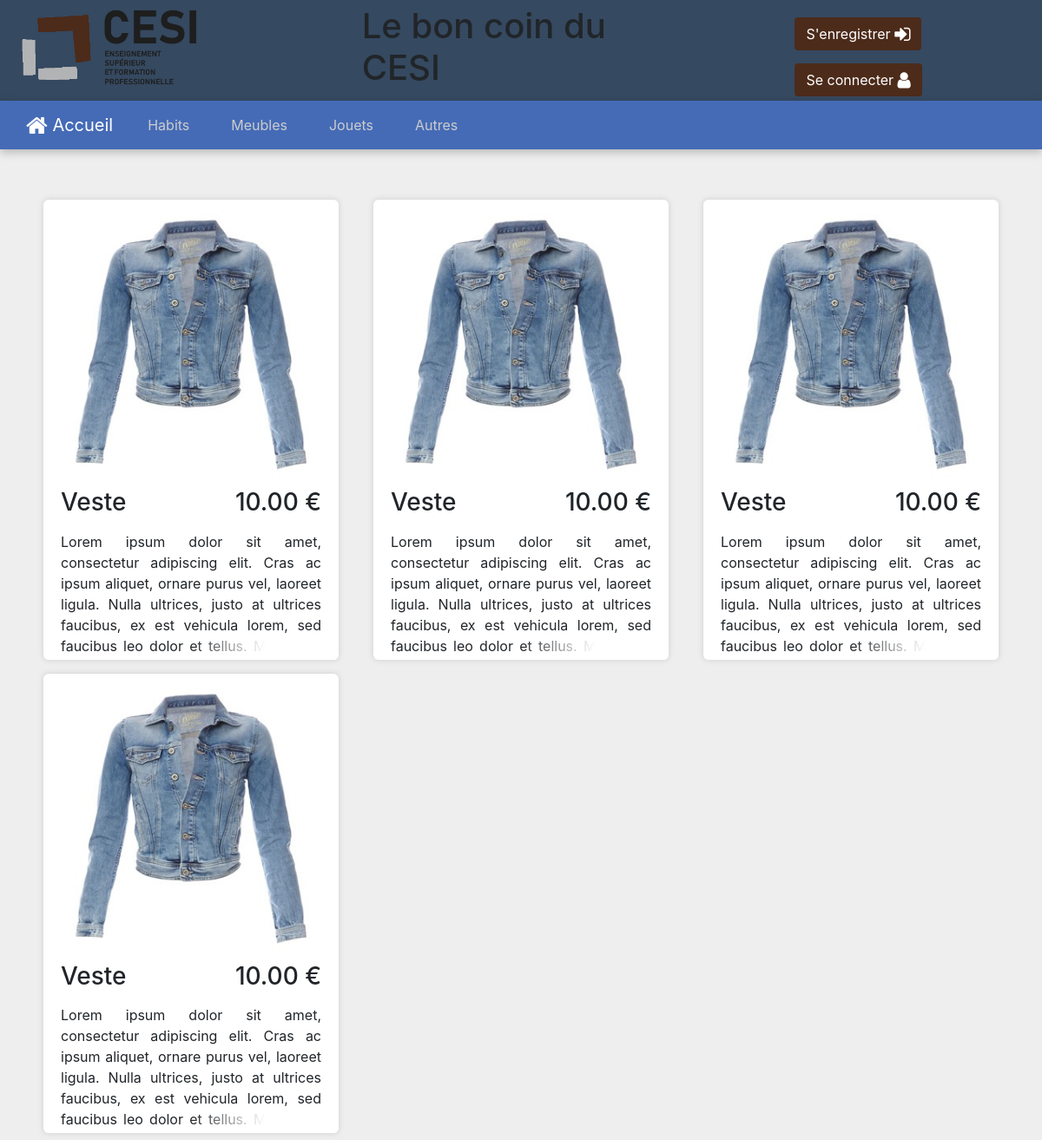
The page / on the database its author committed.
### tables this page shows
CREATE TABLE IF NOT EXISTS T_CATEGORIE (
    ID_CATEGORIE INT NOT NULL AUTO_INCREMENT,
    CAT_LIBELLE CHAR(40),
    PRIMARY KEY (ID_CATEGORIE)
);

CREATE TABLE IF NOT EXISTS T_ARTICLE (
    ID_ARTICLE INT NOT NULL AUTO_INCREMENT,
    ID_CATEGORIE INT NOT NULL,
    ART_NOM CHAR(40),
    ART_PRIX FLOAT(8,2),
    ART_DESCRIPTION TEXT,
    ART_IMAGE CHAR(40),
    ART_DATE DATE,
    ART_ETAT BOOLEAN,
    PRIMARY KEY (ID_ARTICLE)
);

### index.php (the view, shortened to what this page needs)
<!DOCTYPE html>
<html lang="fr">
    <head>
        <link rel="stylesheet" href="lib/css/bootstrap.min.css">
        <link rel="stylesheet" href="lib/css/font-awesome.min.css">
        <link rel="stylesheet" href="css/index.css">
    </head>
    <body>
        <?php include("./sql/database.php"); ?>
        <?php include("./inc/header.php"); ?>
        <div class="container" id="tab-content">
            <div class="row">
        <?php
            $articles = 9;
            $res = $pdo->query('SELECT COUNT(*) AS TOTAL FROM T_ARTICLE')->fetch();
            $total = $res['TOTAL'];
            $pages = ceil($total / $articles);
            $page = (isset($_GET['page']) ? intval($_GET['page']) : 1);
            $page = max(min(1, $page), $pages);
            $start = ($page - 1) * $articles;
            $req = $pdo->prepare('SELECT ID_ARTICLE, ID_CATEGORIE, ART_NOM, ART_PRIX, ART_DESCRIPTION, ART_ETAT, ART_IMAGE, ART_DATE FROM T_ARTICLE ORDER BY ID_ARTICLE DESC LIMIT :start, :end');
            $req->bindParam(":start", $start, PDO::PARAM_INT);
            $req->bindParam(":end", $articles,  PDO::PARAM_INT);
            $req->execute();
            foreach ($req->fetchAll() as $row) { ?>
                <div class="col-4">
                    <article>
                        <img src="assets/articles/<?php echo $row['ART_IMAGE']?>" />
                        <h3><?php echo $row['ART_NOM']; ?><span class="pull-right"><?php echo $row['ART_PRIX']; ?> €</span></h3>
                        <p><?php echo $row['ART_DESCRIPTION']; ?></p>
                    </article>
                </div>
            <?php }
         ?>
</div>
         </div>
    </body>
</html>

### inc/header.php (shortened to what this page needs)
<header class="container-fluid" id="header">
    <div class="row">
    <div class="col-3">
        <img src="assets/img/logo.png" alt="logo" />
    </div>
    <div class="offset-1 col-4 d-flex align-items-center">
        <h1>Le bon coin du CESI</h1>
    </div>
    <div class="offset-1 col-3">
        <a href="formulaire.php"><button class="btn" id="bouton">S'enregistrer <i class="fa fa-sign-in fa-lg logo_user" aria-hidden="true"></i></button></a>
        <a href="panier.php"><button class="btn" id="bouton">Se connecter <i class="fa fa-user fa-lg" aria-hidden="true"></i></button></a>
    </div>
    </div>
</header>
<nav class="navbar navbar-expand-lg sticky-top navbar-light bg-faded" id="navbar">
    <a class="navbar-brand" href="#"><i class="fa fa-home fa-lg" aria-hidden="true"></i>   Accueil</a>
    <div class="collapse navbar-collapse" id="navbarToggler">
        <ul class="navbar-nav pb-3 pb-lg-0">
            <?php
                foreach ($pdo->query('SELECT ID_CATEGORIE, CAT_LIBELLE FROM T_CATEGORIE ORDER BY ID_CATEGORIE ASC')->fetchAll() as $row) { ?>
                <li class="nav-item">
                    <a class="nav-link py-3 px-4" href="#"><?php echo $row['CAT_LIBELLE']; ?></a>
                </li>
            <?php } ?>
        </ul>
      </div>
  </nav>

### css/index.css (style rules this page uses)
body { max-width: 100%; !padding-top: 1%; background-color: #eee; }
#header { background-color: #354960; padding: 5px 20px; }
#header img { !margin: 5px 20px; height: 100px; }
#header button { margin: 15px 3px 0 3px; }
#header #bouton { color: #ffffff; background-color: #4c2b1a; }
#navbar { background-color: #456bb7; border-color: #3cb0bb; padding: 0 30px; -webkit-box-shadow: 0px 3px 10px 0px rgba(0,0,0,0.25); -moz-box-shadow: 0px 3px 10px 0px rgba(0,0,0,0.25); box-shadow: 0px 3px 10px 0px rgba(0,0,0,0.25); }
#navbar .navbar-brand { color: #fff; !padding-right: 5px; !padding: 15px 0px; }
#navbar .navbar-nav { !padding-bottom: 10px; }
#navbar .navbar-nav > li > a { color: #ccc; !border-radius: 5px; !padding: 12px 20px; !padding: 10%; }
#tab-content { margin-top: 50px; }
#tab-content article { position: relative; background: white; margin: 8px 5px; padding: 2px 5px; !height: 500px; overflow-y: hidden; text-overflow: ellipsis; !white-space: nowrap; text-overflow: ellipsis; border-radius: 6px; -webkit-box-shadow: 0px 0px 6px 1px rgba(0,0,0,0.1); -moz-box-shadow: 0px 0px 6px 1px rgba(0,0,0,0.1); box-shadow: 0px 0px 6px 1px rgba(0,0,0,0.1); }
#tab-content article img { width: 100%; }
#tab-content h3, #tab-content p { margin-bottom: 16px; margin-right: 15px; margin-left: 15px; !margin: 15px 15px; !padding-left: 15px; !padding-right: 15px; !padding: top: 5px; !padding-bottom: 5px; text-align: justify; !margin: 0; }
#tab-content p { height: 130px; }
#tab-content p:after { content: ""; text-align: right; position: absolute; bottom: 0; right: 0; width: 50%; height: 1.5em; background: linear-gradient(to right, rgba(255, 255, 255, 0), rgba(255, 255, 255, 1) 50%); }

### rows shown on the page
t_categorie: CAT_LIBELLE "Habits"
t_categorie: CAT_LIBELLE "Meubles"
t_categorie: CAT_LIBELLE "Jouets"
t_categorie: CAT_LIBELLE "Autres"
t_article: ART_IMAGE (picture), ART_NOM "Veste", ART_PRIX "10.00", ART_DESCRIPTION "Lorem ipsum dolor sit amet, consectetur adipiscing elit. Cras ac ipsum aliquet, ornare purus vel, laoreet ligula. Nulla ultrices, justo at ultrices faucibus, ex est vehicula lorem, sed faucibus leo dolor et tellus. Maecenas…"
t_article: ART_IMAGE (picture), ART_NOM "Veste", ART_PRIX "10.00", ART_DESCRIPTION "Lorem ipsum dolor sit amet, consectetur adipiscing elit. Cras ac ipsum aliquet, ornare purus vel, laoreet ligula. Nulla ultrices, justo at ultrices faucibus, ex est vehicula lorem, sed faucibus leo dolor et tellus. Maecenas…"
t_article: ART_IMAGE (picture), ART_NOM "Veste", ART_PRIX "10.00", ART_DESCRIPTION "Lorem ipsum dolor sit amet, consectetur adipiscing elit. Cras ac ipsum aliquet, ornare purus vel, laoreet ligula. Nulla ultrices, justo at ultrices faucibus, ex est vehicula lorem, sed faucibus leo dolor et tellus. Maecenas…"
t_article: ART_IMAGE (picture), ART_NOM "Veste", ART_PRIX "10.00", ART_DESCRIPTION "Lorem ipsum dolor sit amet, consectetur adipiscing elit. Cras ac ipsum aliquet, ornare purus vel, laoreet ligula. Nulla ultrices, justo at ultrices faucibus, ex est vehicula lorem, sed faucibus leo dolor et tellus. Maecenas…"
